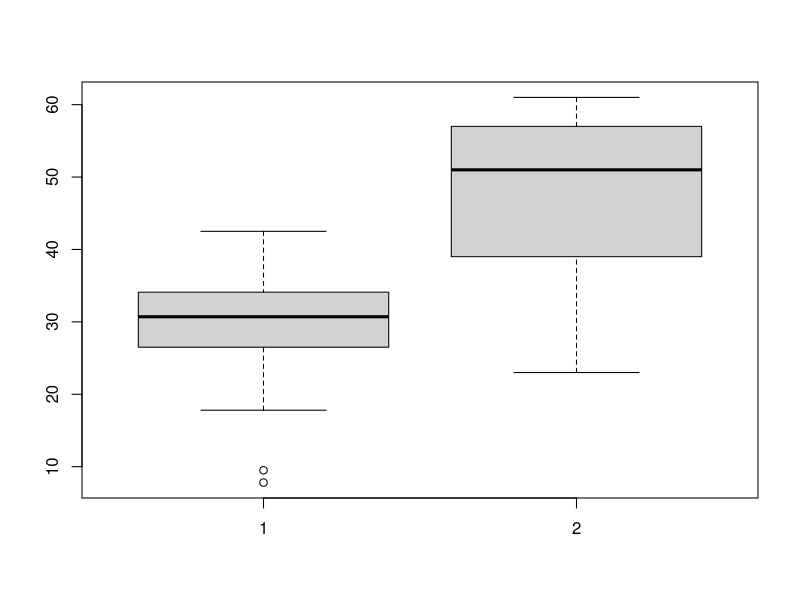
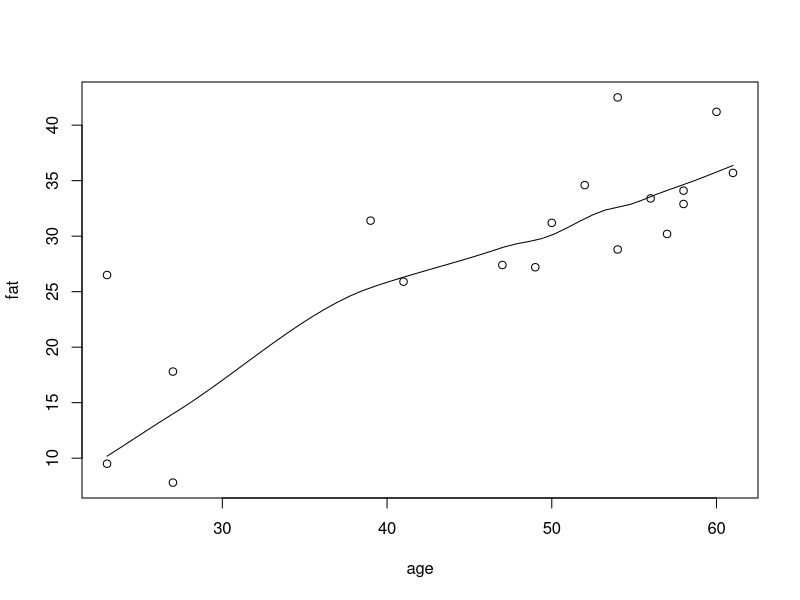
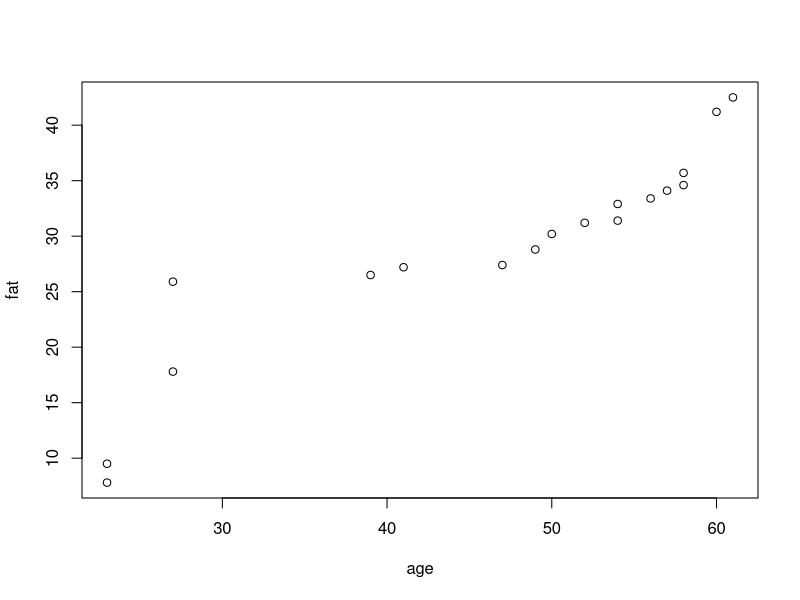

Reproduce these figures in R, in order.
age<-c(23,23,27,27,39,41,47,49,50,52,54,54,56,57,58,58,60,61)
fat<-c(9.5,26.5,7.8,17.8,31.4,25.9,27.4,27.2,31.2,34.6,42.5,28.8,33.4,30.2,34.1,32.9,41.2,35.7)
mean(age)
median(age)
sd(age)
mean(fat)
median(fat)
sd(fat)
boxplot(fat,age)
scatter.smooth(age,fat)
qqplot(age,fat)
